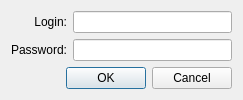
<?xml version="1.0" encoding="UTF-8"?>
<ui version="4.0">
 <author>Dmitry Baryshev</author>
 <class>StocksInPlayCredentials</class>
 <widget class="QDialog" name="StocksInPlayCredentials">
  <property name="geometry">
   <rect>
    <x>0</x>
    <y>0</y>
    <width>243</width>
    <height>99</height>
   </rect>
  </property>
  <property name="windowTitle">
   <string extracomment="Means &quot;Login and password to access the website&quot;">Credentials</string>
  </property>
  <layout class="QGridLayout" name="gridLayout">
   <item row="0" column="0">
    <widget class="QLabel" name="label">
     <property name="text">
      <string extracomment="Noun. Means &quot;Login name&quot;">Login:</string>
     </property>
     <property name="alignment">
      <set>Qt::AlignRight|Qt::AlignTrailing|Qt::AlignVCenter</set>
     </property>
    </widget>
   </item>
   <item row="0" column="1">
    <widget class="QLineEdit" name="lineLogin"/>
   </item>
   <item row="1" column="0">
    <widget class="QLabel" name="label_2">
     <property name="text">
      <string>Password:</string>
     </property>
     <property name="alignment">
      <set>Qt::AlignRight|Qt::AlignTrailing|Qt::AlignVCenter</set>
     </property>
    </widget>
   </item>
   <item row="1" column="1">
    <widget class="QLineEdit" name="linePassword">
     <property name="echoMode">
      <enum>QLineEdit::Password</enum>
     </property>
    </widget>
   </item>
   <item row="2" column="1">
    <spacer name="verticalSpacer">
     <property name="orientation">
      <enum>Qt::Vertical</enum>
     </property>
     <property name="sizeHint" stdset="0">
      <size>
       <width>20</width>
       <height>0</height>
      </size>
     </property>
    </spacer>
   </item>
   <item row="3" column="0" colspan="2">
    <widget class="QDialogButtonBox" name="buttonBox">
     <property name="orientation">
      <enum>Qt::Horizontal</enum>
     </property>
     <property name="standardButtons">
      <set>QDialogButtonBox::Cancel|QDialogButtonBox::Ok</set>
     </property>
    </widget>
   </item>
  </layout>
 </widget>
 <tabstops>
  <tabstop>lineLogin</tabstop>
  <tabstop>linePassword</tabstop>
  <tabstop>buttonBox</tabstop>
 </tabstops>
 <resources/>
 <connections>
  <connection>
   <sender>buttonBox</sender>
   <signal>accepted()</signal>
   <receiver>StocksInPlayCredentials</receiver>
   <slot>accept()</slot>
   <hints>
    <hint type="sourcelabel">
     <x>248</x>
     <y>254</y>
    </hint>
    <hint type="destinationlabel">
     <x>157</x>
     <y>274</y>
    </hint>
   </hints>
  </connection>
  <connection>
   <sender>buttonBox</sender>
   <signal>rejected()</signal>
   <receiver>StocksInPlayCredentials</receiver>
   <slot>reject()</slot>
   <hints>
    <hint type="sourcelabel">
     <x>316</x>
     <y>260</y>
    </hint>
    <hint type="destinationlabel">
     <x>286</x>
     <y>274</y>
    </hint>
   </hints>
  </connection>
 </connections>
</ui>
